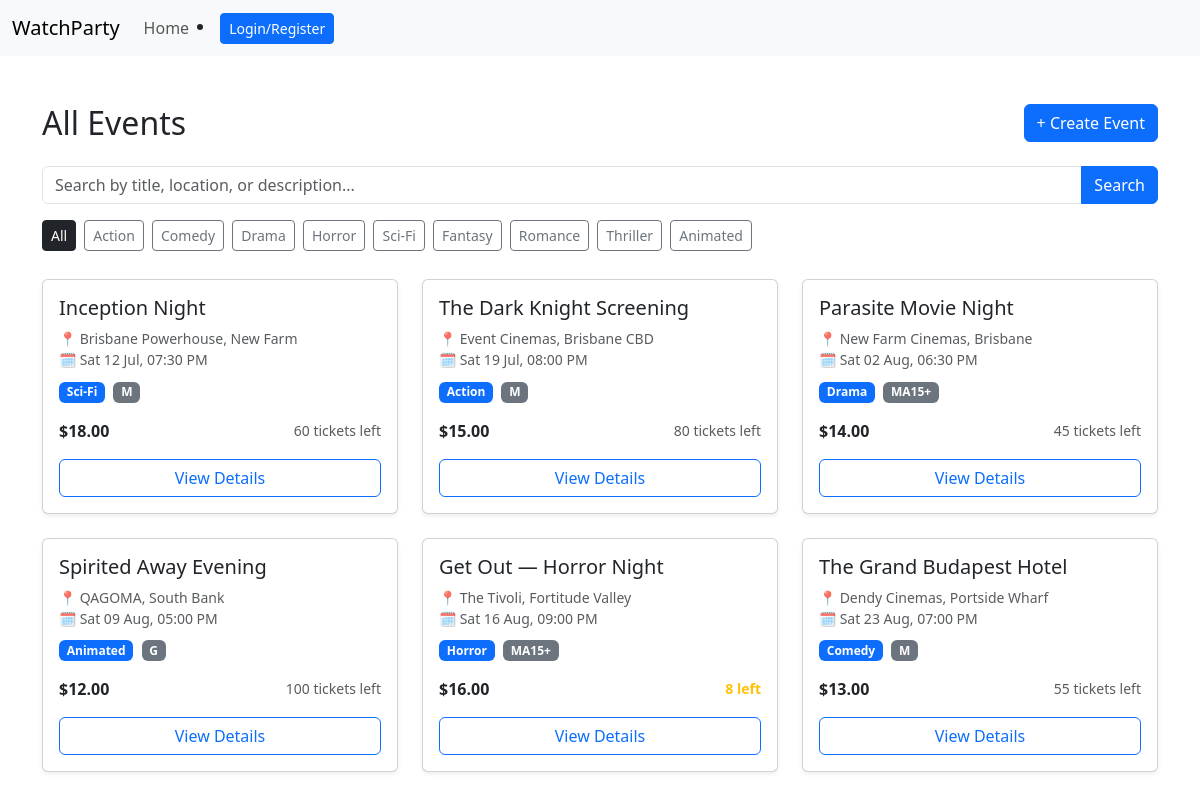
Before: / with the older database file.
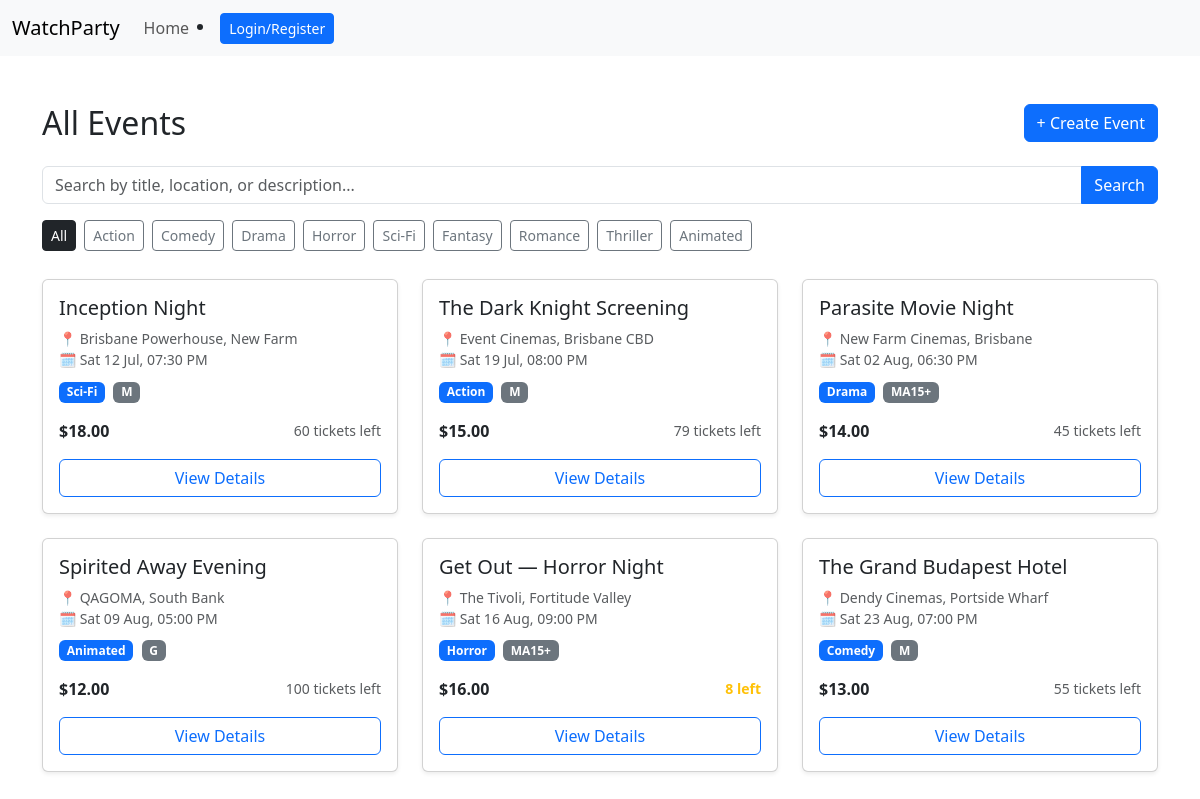
After: the same page with the newer database file.
### website/models.py (models this page shows)
class Event(db.Model):
    __tablename__ = 'event'
    id = db.Column(db.Integer, primary_key=True)
    title = db.Column(db.String(150), nullable=False)
    description = db.Column(db.Text, nullable=False)
    genre = db.Column(db.String(50))
    rating = db.Column(db.String(10))
    ticket_price = db.Column(db.Float)
    tickets_available = db.Column(db.Integer)
    location = db.Column(db.String(120), nullable=False)
    date = db.Column(db.DateTime)
    image = db.Column(db.String(255))
    comments = db.relationship('Comment', backref='event', lazy=True)
    orders = db.relationship('Booking', backref='event', lazy=True)

### website/views.py (the view, shortened to what this page needs)
@main_bp.route('/')
def view_events():
    genre_filter = request.args.get('genre')
    search_query = request.args.get('q', '').strip()
    query = Event.query
    if genre_filter:
        query = query.filter_by(genre=genre_filter)
    events = query.all()
    return render_template('view_events.html', events=events, search_query=search_query)

### website/templates/view_events.html (shortened to what this page needs)
{% extends "base.html" %}
{% block content %}
<div class="container mt-5">
    <div class="d-flex align-items-center justify-content-between mb-4">
        <h2 class="mb-0">All Events</h2>
        <a href="{{ url_for('main.create_event') }}" class="btn btn-primary">+ Create Event</a>
    </div>
    <form method="GET" action="{{ url_for('main.view_events') }}" class="mb-3">
    <div class="input-group">
        <input type="text" name="q" class="form-control"
               placeholder="Search by title, location, or description..."
               value="{{ search_query }}">
        <button class="btn btn-primary" type="submit">Search</button>
    </div>
</form>
    <div class="mb-4">
        <a href="{{ url_for('main.view_events') }}"
           class="btn btn-sm {% if not request.args.get('genre') %}btn-dark{% else %}btn-outline-secondary{% endif %} me-1 mb-1">
            All
        </a>
        {% for g in ['Action','Comedy','Drama','Horror','Sci-Fi','Fantasy','Romance','Thriller','Animated'] %}
        <a href="{{ url_for('main.view_events', genre=g) }}"
           class="btn btn-sm {% if request.args.get('genre') == g %}btn-dark{% else %}btn-outline-secondary{% endif %} me-1 mb-1">
            {{ g }}
        </a>
        {% endfor %}
    </div>
    {% if events %}
    <div class="row row-cols-1 row-cols-md-3 g-4">
        {% for event in events %}
        <div class="col">
            <div class="card h-100 shadow-sm">
                <div class="card-body d-flex flex-column">
                    <h5 class="card-title">{{ event.title }}</h5>
                    <p class="card-text text-muted small mb-2">
                        📍 {{ event.location }}<br>
                        🗓 {{ event.date.strftime('%a %d %b, %#I:%M %p') if event.date else 'Date TBC' }}
                    </p>
                    <div class="mb-3">
                        {% if event.genre %}
                        <span class="badge bg-primary me-1">{{ event.genre }}</span>
                        {% endif %}
                        {% if event.rating %}
                        <span class="badge bg-secondary">{{ event.rating }}</span>
                        {% endif %}
                    </div>
                    <div class="d-flex justify-content-between align-items-center mt-auto mb-3">
                        <span class="fw-semibold">
                            {% if event.ticket_price %}${{ "%.2f"|format(event.ticket_price) }}{% else %}Free{% endif %}
                        </span>
                        <span class="text-muted small">
                            {% if event.tickets_available %}
                                {% if event.tickets_available < 10 %}
                                <span class="text-warning fw-semibold">{{ event.tickets_available }} left</span>
                                {% else %}
                                {{ event.tickets_available }} tickets left
                                {% endif %}
                            {% endif %}
                        </span>
                    </div>
                    <a href="{{ url_for('main.event_detail', event_id=event.id) }}"
                       class="btn btn-outline-primary w-100">View Details</a>
                </div>
            </div>
        </div>
        {% endfor %}
    </div>
    {% endif %}
</div>
{% endblock %}

### website/templates/base.html (shortened to what this page needs)
<html>
<head>
    <link href="https://cdn.jsdelivr.net/npm/bootstrap@5.3.2/dist/css/bootstrap.min.css" rel="stylesheet">
</head>
<body>
    <header>
        <nav>
            <nav class="navbar navbar-expand-lg bg-body-tertiary">
                <div class="container-fluid">
                    <a class="navbar-brand" href="#">WatchParty</a>
                    <div class="collapse navbar-collapse" id="navbarNavDropdown">
                        <ul class="navbar-nav">
                            <li class="nav-item">
                                <a class="nav-link" href="{{url_for('main.view_events')}}">Home</a>
                            </li>
                        </ul>
                        {% if current_user.is_authenticated %}
                        <ul class="navbar-nav ms-auto d-flex align-items-center">
                            <li class="nav-item dropdown me-3">
                                <a class="nav-link dropdown-toggle" href="#" role="button" data-bs-toggle="dropdown" aria-expanded="false">
                                    Welcome, {{current_user.name}}
                                </a>
                                <ul class="dropdown-menu">
                                    <li><a class="dropdown-item" href="{{url_for('bookings.show_bookings')}}">My Bookings</a></li>
                                    <li><a class="dropdown-item" href="{{url_for('auth.logout')}}">Logout</a></li>
                                </ul>
                            </li>
                            {% else %}
                            <li class="nav-item me-2">
                                <a class="btn btn-primary btn-sm" href="{{url_for('auth.login')}}">Login/Register</a>
                            </li>
                            {% endif %}
                    </div>
                </div>
            </nav>
        </nav>
    </header>
    {% block content %}
    {% endblock %}
</body>
</html>

Changed rows visible on the page:
changed Event "The Dark Knight Screening": tickets_available "80" → "79"
